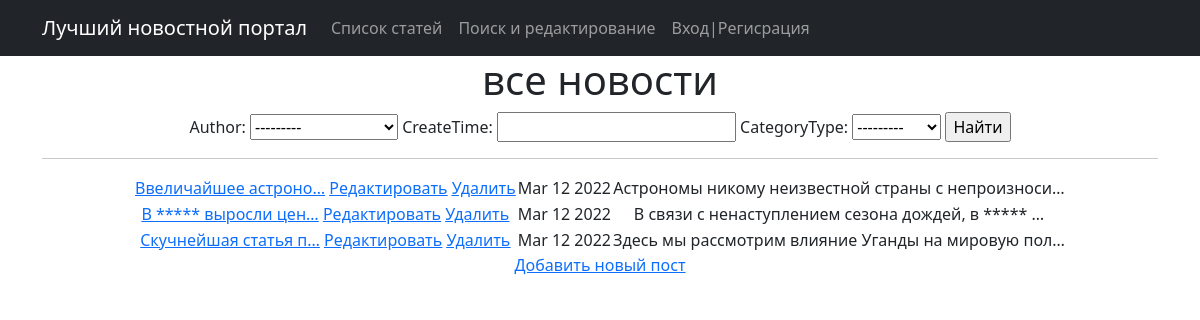
Page /news/search/ on the earlier database version.
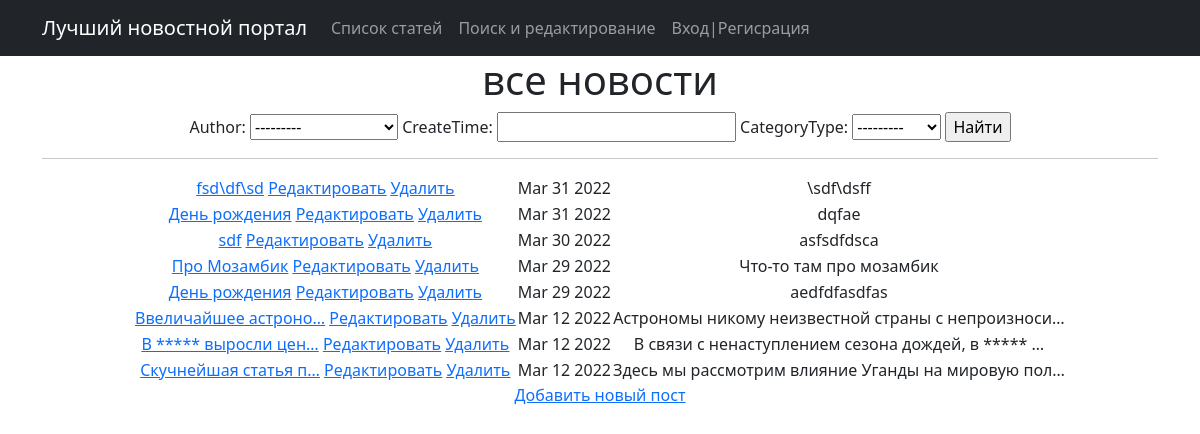
Same page on the later database version.
### news/models.py (models this page shows, shortened)
class Post(models.Model):
    author = models.ForeignKey(Author, on_delete=models.CASCADE)
    NEWS = 'NW'
    ARTICLE = 'AR'
    CATEGORY_CHOICE = (
        (NEWS, 'Новости'),
        (ARTICLE, 'Статья'),
            )
    categoryType = models.CharField(max_length=2, choices=CATEGORY_CHOICE, default=ARTICLE)
    createTime = models.DateTimeField(auto_now_add=True)
    postCategory = models.ManyToManyField(Category, through='PostCategory')
    title = models.CharField(max_length=128)
    text = models.TextField()
    rating = models.SmallIntegerField(default=0)

### news/views.py (the view)
# urls.py: path('search/', NewsList.as_view()), # ссылк ана страницу поиска
class NewsList(ListView):
    model = Post
    template_name = 'news.html'
    context_object_name = 'post'
    queryset = Post.objects.order_by('-createTime')
    form_class = NewsForm  # добавляем форм класс, чтобы получать доступ к форме через метод POST
    def get_context_data(self, **kwargs):
        context = super().get_context_data(**kwargs)
        context['filter'] = NewsFilter(self.request.GET, queryset=self.get_queryset())
        context['categories'] = Category.objects.all()
        context['form'] = NewsForm()
        return context
    def post(self, request, *args, **kwargs):
        form = self.form_class(request.POST)  # создаём новую форму, забиваем в неё данные из POST-запроса
        if form.is_valid():  # если пользователь ввёл всё правильно и нигде не ошибся, то сохраняем новый товар
            form.save()
        return super().get(request, *args, **kwargs)

### news/forms.py
class NewsForm(ModelForm):
    class Meta:
        model = Post
        fields = ['title', 'text', 'categoryType', 'author']

### news/templatetags/lex_filter.py (called while the page is built)
@register.filter()
def censor(value):
    badwords = ["бананы", "африке"]
    for word in badwords:
        if word in value:
            value = value.replace(word, '*' * (len(word) - 1))
    return value

### templates/news.html (shortened to what this page needs)
{% extends 'flatpages/default.html' %}
{% load lex_filter %}
{% block content %}
    <h1>все новости</h1>
<form method="GET">
    {{ filter.form }}
    <input type="submit" value="Найти">
</form>
    <hr>
        <table align="center">
        {% for post in filter.qs %}
            <tr>
                <td>
                     <a href="{% url 'post_detail' post.id %}">{{ post.title|censor|truncatechars:20 }}</a>
                    <a href="{% url 'post_update' post.id %}"><u>Редактировать</u></a>
            <a href="{% url 'post_delete' post.id %}"><u> Удалить </u></a>
                </td>
                <td>
                    {{ post.createTime|date:'M d Y' }}
                </td>
                <td>
                    {{ post.text|truncatechars:50|censor}}
                </td>
            </tr>
        {% endfor %}
        </table>
<a href="{% url 'post_create' %}">Добавить новый пост</a> <br>
{% endblock content %}

### templates/flatpages/default.html (shortened to what this page needs)
<!DOCTYPE html>
<html lang="en">
    <head>
        {% load static %}
        <link href="{% static 'css/styles.css' %}" rel="stylesheet" />
    </head>
    <body>
        <nav class="navbar navbar-expand-lg navbar-dark bg-dark static-top">
            <div class="container">
             <a class="navbar-brand" href="#">Лучший новостной портал</a>
                    <div class="collapse navbar-collapse" id="navbarResponsive">
                        <ul class="navbar-nav ml-auto">
                            <li class="nav-item active">
                                <a class="nav-link" href="/">Список статей
                                </a>
                            </li>
                            <li class="nav-item active">
                                <a class="nav-link" href="/search">Поиск и редактирование
                                </a>
                            </li>
                            <li class="nav-item active" >
                                <a class="nav-link" href="/accounts/login" >Вход|Регисрация
                                </a>
                            </li>
                         </ul>
                   </div>
             </div>
        </nav>
        <div class="container">
            <div class="row">
                <div class="col-lg-12 text-center">
                    {% block content %}{% endblock content %}
                </div>
            </div>
        </div>
    </body>
</html>

Differences in the rows shown:
added Post: title|censor "fsd\\df\\sd", createTime "Mar 31 2022", text|censor "\\sdf\\dsff"
added Post: title|censor "День рождения", createTime "Mar 31 2022", text|censor "dqfae"
added Post: title|censor "sdf", createTime "Mar 30 2022", text|censor "asfsdfdsca"
added Post: title|censor "Про Мозамбик", createTime "Mar 29 2022", text|censor "Что-то там про мозамбик"
added Post: title|censor "День рождения", createTime "Mar 29 2022", text|censor "aedfdfasdfas"
